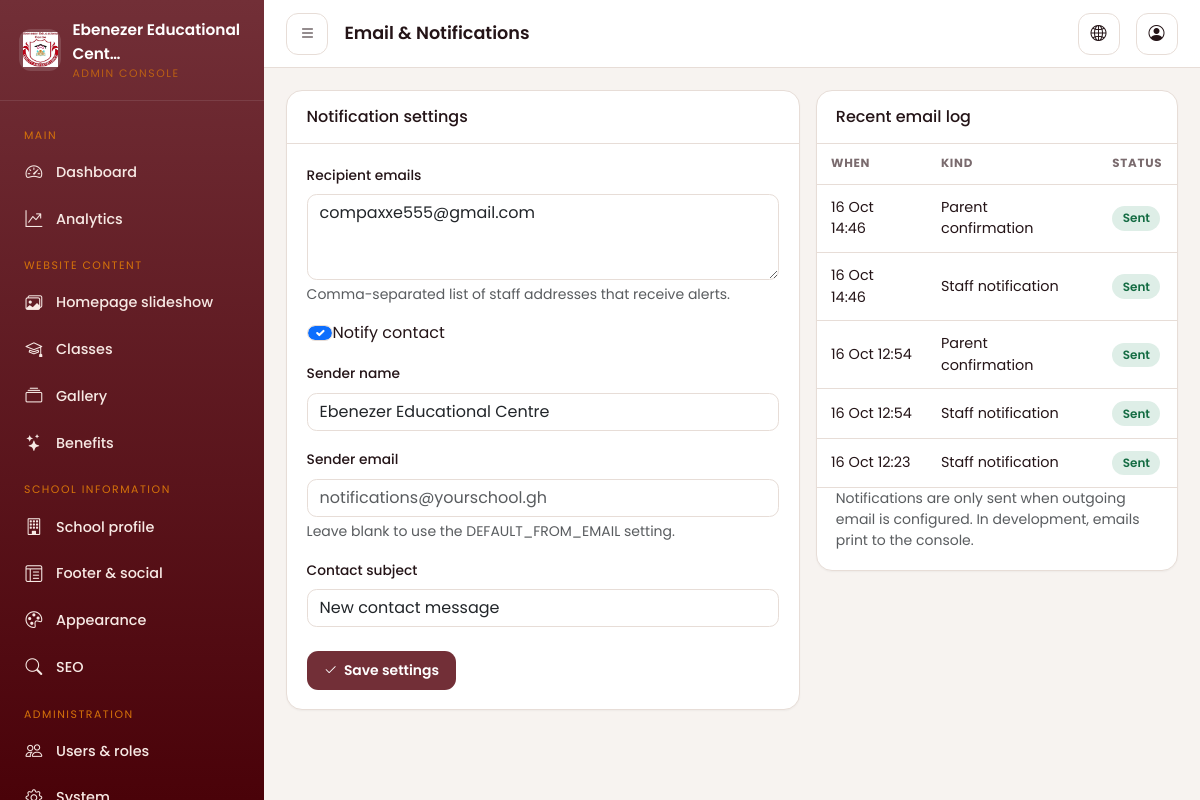
Screenshot of /dashboard/notifications/ (signed in) with the database file from the repository.
### apps/core/models.py (models this page shows, shortened)
class SingletonModel(models.Model):
    CACHE_KEY = None
    class Meta:
        abstract = True
    @classmethod
    def _cache_key(cls) -> str:
        return cls.CACHE_KEY or f"singleton:{cls._meta.label}"
    @classmethod
    def get_solo(cls):
        key = cls._cache_key()
        obj = cache.get(key)
        if obj is None:
            obj, _ = cls.objects.get_or_create(pk=1)
            cache.set(key, obj, 60)
        return obj

class SchoolSettings(SingletonModel):
    CACHE_KEY = "settings:school"
    school_name = models.CharField(max_length=150, default="Ebenezer Educational Centre")
    short_description = models.CharField(
        max_length=300,
        blank=True,
        help_text="Used in the footer and social sharing cards.",
    )
    tagline = models.CharField(
        max_length=200,
        blank=True,
        help_text="Short tagline shown below the school name in the navbar.",
    )
    full_description = models.TextField(
        blank=True,
        help_text="Longer introduction used on the homepage and About page.",
    )
    address = models.CharField(max_length=255, blank=True, default="Jukwa, Cape Coast")
    town = models.CharField(max_length=100, blank=True, default="Jukwa")
    region = models.CharField(max_length=100, blank=True, default="Central Region")
    country = models.CharField(max_length=100, blank=True, default="Ghana")
    phone_primary = models.CharField(max_length=40, blank=True)
    phone_secondary = models.CharField(max_length=40, blank=True)
    email_primary = models.EmailField(blank=True)
    email_secondary = models.EmailField(blank=True)
    opening_hours = models.CharField(
        max_length=200, blank=True, default="Monday - Friday, 7:00am - 4:00pm"
    )
    vision = models.TextField(blank=True)
    mission = models.TextField(blank=True)
    proprietress_name = models.CharField(max_length=150, blank=True)
    proprietress_title = models.CharField(
        max_length=150, blank=True, default="Proprietress"
    )
    proprietress_message = models.TextField(blank=True)
    headmistress_image = models.ImageField(
        upload_to="branding/",
        blank=True,
        null=True,
        help_text="Optional photo of the school headmistress.",
    )
    logo = models.ImageField(upload_to="branding/", blank=True, null=True)
    logo_light = models.ImageField(
        upload_to="branding/",
        blank=True,
        null=True,
        help_text="Optional logo variant for dark backgrounds.",
    )
    favicon = models.ImageField(upload_to="branding/", blank=True, null=True)
    default_image = models.ImageField(
        upload_to="branding/", blank=True, null=True
    )
    home_welcome_image = models.ImageField(
        upload_to="branding/",
        blank=True,
        null=True,
        help_text="Photo shown in the Welcome section of the homepage.",
    )
    home_welcome_video = models.FileField(
        upload_to="branding/videos/",
        blank=True,
        null=True,
        validators=[VideoValidator()],
        help_text="Optional video shown in the Welcome section of the homepage (takes priority over the image if both are set).",
    )
    about_story_image = models.ImageField(
        upload_to="branding/",
        blank=True,
        null=True,
        help_text="Photo shown in the Our Story section of the About page.",
    )
    about_story_video = models.FileField(
        upload_to="branding/videos/",
        blank=True,
        null=True,
        validators=[VideoValidator()],
        help_text="Optional video shown in the Our Story section of the About page (takes priority over the image if both are set).",
    )
    map_url = models.URLField(
        blank=True,
        max_length=1000,
        help_text="Google Maps embed URL (Share → Embed a map in Google Maps), not a short sharing link. Leave blank to hide the map.",
    )
    directions_url = models.URLField(blank=True)
    footer_intro = models.TextField(blank=True)
    footer_copyright = models.CharField(max_length=255, blank=True)
    facebook_url = models.URLField(blank=True)
    instagram_url = models.URLField(blank=True)
    twitter_url = models.URLField(blank=True)
    tiktok_url = models.URLField(blank=True)
    youtube_url = models.URLField(blank=True)
    linkedin_url = models.URLField(blank=True)
    whatsapp_number = models.CharField(max_length=40, blank=True)
    updated_at = models.DateTimeField(auto_now=True)
    class Meta:
        verbose_name = "School settings"
        verbose_name_plural = "School settings"

class NotificationSettings(SingletonModel):
    CACHE_KEY = "settings:notifications"
    recipient_emails = models.TextField(
        blank=True,
        help_text="Comma-separated list of staff addresses that receive alerts.",
    )
    notify_contact = models.BooleanField(default=True)
    sender_name = models.CharField(
        max_length=150, blank=True, default="Ebenezer Educational Centre"
    )
    sender_email = models.EmailField(
        blank=True, help_text="Leave blank to use the DEFAULT_FROM_EMAIL setting."
    )
    contact_subject = models.CharField(
        max_length=200, blank=True, default="New website message"
    )
    updated_at = models.DateTimeField(auto_now=True)
    class Meta:
        verbose_name = "Notification settings"
        verbose_name_plural = "Notification settings"

class NotificationLog(models.Model):
    KIND_STAFF = "staff"
    KIND_PARENT = "parent"
    KIND_CHOICES = [(KIND_STAFF, "Staff notification"), (KIND_PARENT, "Parent confirmation")]
    STATUS_SENT = "sent"
    STATUS_FAILED = "failed"
    STATUS_CHOICES = [(STATUS_SENT, "Sent"), (STATUS_FAILED, "Failed")]
    kind = models.CharField(max_length=20, choices=KIND_CHOICES)
    status = models.CharField(max_length=20, choices=STATUS_CHOICES)
    recipients = models.CharField(max_length=500, blank=True)
    subject = models.CharField(max_length=255, blank=True)
    related_model = models.CharField(max_length=120, blank=True)
    related_object_id = models.CharField(max_length=64, blank=True)
    error_message = models.TextField(blank=True)
    created_at = models.DateTimeField(auto_now_add=True, db_index=True)
    class Meta:
        ordering = ["-created_at"]
        verbose_name = "Notification log"
        verbose_name_plural = "Notification log"

### apps/dashboard/views.py (the view)
# urls.py: path("notifications/", views.notification_settings, name="notification_settings"),
@capability_required("notifications_manage")
def notification_settings(request):
    obj = NotificationSettings.get_solo()
    form = NotificationSettingsForm(request.POST or None, instance=obj)
    if request.method == "POST" and form.is_valid():
        form.save()
        log_action(request, "update", obj, "Updated notification settings")
        messages.success(request, "Notification settings saved.")
        return redirect("dashboard:notification_settings")
    logs = NotificationLog.objects.all()[:10]
    return render(
        request,
        "dashboard/notifications.html",
        {"form": form, "logs": logs, "page_title": "Email & Notifications",
         "active": "notifications"},
    )

### templates/dashboard/notifications.html (shortened to what this page needs)
{% extends "dashboard/base.html" %}
{% load crispy_forms_tags %}
{% block content %}
<div class="row g-3">
  <div class="col-lg-7">
    <div class="dash-card">
      <div class="dash-card-head"><h2 class="h6 mb-0">Notification settings</h2></div>
      <div class="dash-card-body">
        <form method="post" novalidate>
          {{ form|crispy }}
          <div class="d-flex gap-2 mt-4">
            <button type="submit" class="dash-btn dash-btn-primary"><i class="bi bi-check2"></i> Save settings</button>
          </div>
        </form>
      </div>
    </div>
  </div>
  <div class="col-lg-5">
    <div class="dash-card">
      <div class="dash-card-head"><h2 class="h6 mb-0">Recent email log</h2></div>
      <div class="table-responsive">
        <table class="dash-table">
          <thead><tr><th>When</th><th>Kind</th><th>Status</th></tr></thead>
          <tbody>
            {% for log in logs %}
              <tr>
                <td>{{ log.created_at|date:"d M H:i" }}</td>
                <td>{{ log.get_kind_display }}</td>
                <td>{% if log.status == 'sent' %}<span class="pill pill-active">Sent</span>{% else %}<span class="pill pill-new">Failed</span>{% endif %}</td>
              </tr>
            {% empty %}
              <tr><td colspan="3" class="text-center text-muted py-4">No emails sent yet.</td></tr>
            {% endfor %}
          </tbody>
        </table>
      </div>
      <div class="dash-card-body pt-0">
        <p class="text-muted small mb-0">Notifications are only sent when outgoing email is configured. In development, emails print to the console.</p>
      </div>
    </div>
  </div>
</div>
{% endblock %}

### templates/dashboard/partials/sidebar.html (shortened to what this page needs)
{% load static %}{% load permissions %}
<aside class="dash-sidebar" aria-label="Dashboard navigation">
  <a class="dash-brand" href="{% url 'dashboard:overview' %}">
    <span class="mark">
      {% if school.logo %}<img src="{{ school.logo.url }}" alt="">{% else %}<i class="bi bi-mortarboard-fill"></i>{% endif %}
    </span>
    <span>
      <span class="name">{{ school.school_name|truncatechars:26 }}</span>
      <span class="sub d-block" style="color:#D5720A">Admin Console</span>
    </span>
  </a>
  <nav class="dash-nav">
    <div class="group-label">Main</div>
    {% if request.user|can:"dashboard_access" %}
      <a href="{% url 'dashboard:overview' %}" class="{% if active == 'overview' %}active{% endif %}"><i class="bi bi-speedometer2"></i> Dashboard</a>
    {% endif %}
    {% if request.user|can:"analytics_view" %}
      <a href="{% url 'dashboard:analytics' %}" class="{% if active == 'analytics' %}active{% endif %}"><i class="bi bi-graph-up-arrow"></i> Analytics</a>
    {% endif %}
    {% if request.user|can:"content_manage" %}
      <div class="group-label">Website content</div>
      <a href="{% url 'dashboard:slide_list' %}" class="{% if active == 'slides' %}active{% endif %}"><i class="bi bi-images"></i> Homepage slideshow</a>
      <a href="{% url 'dashboard:class_list' %}" class="{% if active == 'classes' %}active{% endif %}"><i class="bi bi-mortarboard"></i> Classes</a>
      <a href="{% url 'dashboard:album_list' %}" class="{% if active == 'gallery' %}active{% endif %}"><i class="bi bi-collection"></i> Gallery</a>
      <a href="{% url 'dashboard:benefit_list' %}" class="{% if active == 'benefits' %}active{% endif %}"><i class="bi bi-stars"></i> Benefits</a>
    {% endif %}
    {% if request.user|can:"settings_manage" %}
      <div class="group-label">School information</div>
      <a href="{% url 'dashboard:school_info' %}" class="{% if active == 'school' %}active{% endif %}"><i class="bi bi-building"></i> School profile</a>
      <a href="{% url 'dashboard:footer_settings' %}" class="{% if active == 'footer' %}active{% endif %}"><i class="bi bi-layout-text-window-reverse"></i> Footer &amp; social</a>
    {% endif %}
    {% if request.user|can:"appearance_manage" %}
      <a href="{% url 'dashboard:appearance' %}" class="{% if active == 'appearance' %}active{% endif %}"><i class="bi bi-palette"></i> Appearance</a>
    {% endif %}
    {% if request.user|can:"seo_manage" %}
      <a href="{% url 'dashboard:seo_settings' %}" class="{% if active == 'seo' %}active{% endif %}"><i class="bi bi-search"></i> SEO</a>
    {% endif %}
    {% if request.user|can:"notifications_manage" or request.user|can:"users_manage" or request.user|can:"system_manage" %}
      <div class="group-label">Administration</div>
      {% if request.user|can:"users_manage" %}
        <a href="{% url 'dashboard:user_list' %}" class="{% if active == 'users' %}active{% endif %}"><i class="bi bi-people"></i> Users &amp; roles</a>
      {% endif %}
      {% if request.user|can:"system_manage" %}
        <a href="{% url 'dashboard:system_settings' %}" class="{% if active == 'system' %}active{% endif %}"><i class="bi bi-gear"></i> System</a>
      {% endif %}
    {% endif %}
  </nav>
</aside>

### rows the page displays
SchoolSettings: logo (picture), school_name "Ebenezer Educational Cent…"
NotificationSettings: recipient_emails "compaxxe555@gmail.com", notify_contact "☑", sender_name "Ebenezer Educational Centre", contact_subject "New contact message"
NotificationLog: created_at "16 Oct 14:46", kind "Parent confirmation", status "Sent"
NotificationLog: created_at "16 Oct 14:46", kind "Staff notification", status "Sent"
NotificationLog: created_at "16 Oct 12:54", kind "Parent confirmation", status "Sent"
NotificationLog: created_at "16 Oct 12:54", kind "Staff notification", status "Sent"
NotificationLog: created_at "16 Oct 12:23", kind "Staff notification", status "Sent"

### other values shown
{{ page_title|default:"Dashboard" }} "Email & Notifications"
